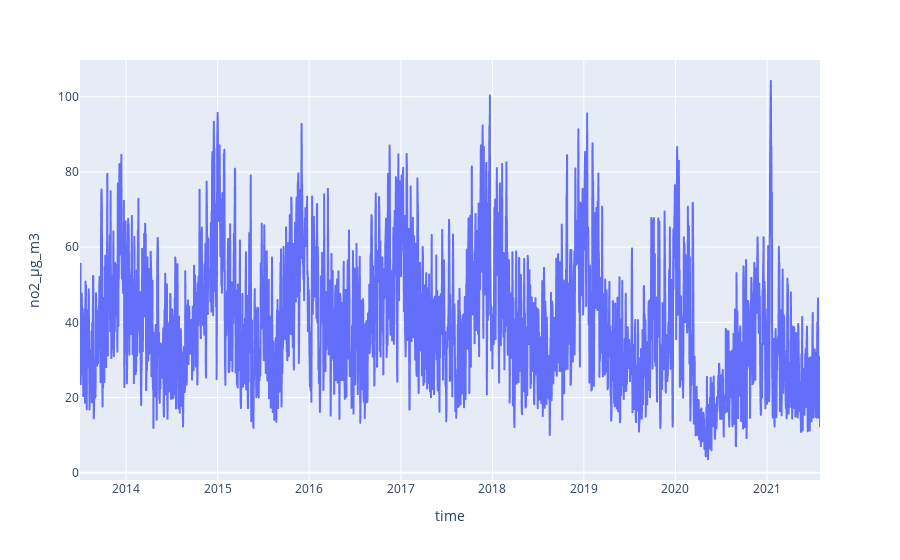

The notebook cell saved with this chart:
### Code cell
pd.options.plotting.backend = "plotly"

aq_df = get_air_quality_df("../01-data",meteo_normalized=False)
df = aq_df.copy().set_index(
        ["zone","time"]
    ).groupby([pd.Grouper(level='zone'), 
                pd.Grouper(level='time', freq='1D')]
    ).mean().reset_index()
df[df.zone==zone].plot(
    x = "time",
    y = "no2_µg_m3",
)

### Figure 1 — Plotly figure (JSON) as saved in the notebook; plotly's stock layout.template omitted (floating-point values rounded to 4 significant figures; data arrays with more than 128 entries replaced by an {"elided": "..."} marker saying what was removed)
{"data": [{"hovertemplate": "time=%{x}<br>no2_µg_m3=%{y}<extra></extra>", "legendgroup": "", "line": {"color": "#636efa", "dash": "solid"}, "marker": {"symbol": "circle"}, "mode": "lines", "name": "", "showlegend": false, "type": "scattergl", "x": {"elided": "2953 str values"}, "xaxis": "x", "y": {"elided": "2953 float values"}, "yaxis": "y"}], "layout": {"legend": {"tracegroupgap": 0}, "margin": {"t": 60}, "xaxis": {"anchor": "y", "domain": [0, 1], "title": {"text": "time"}}, "yaxis": {"anchor": "x", "domain": [0, 1], "title": {"text": "no2_µg_m3"}}}}
